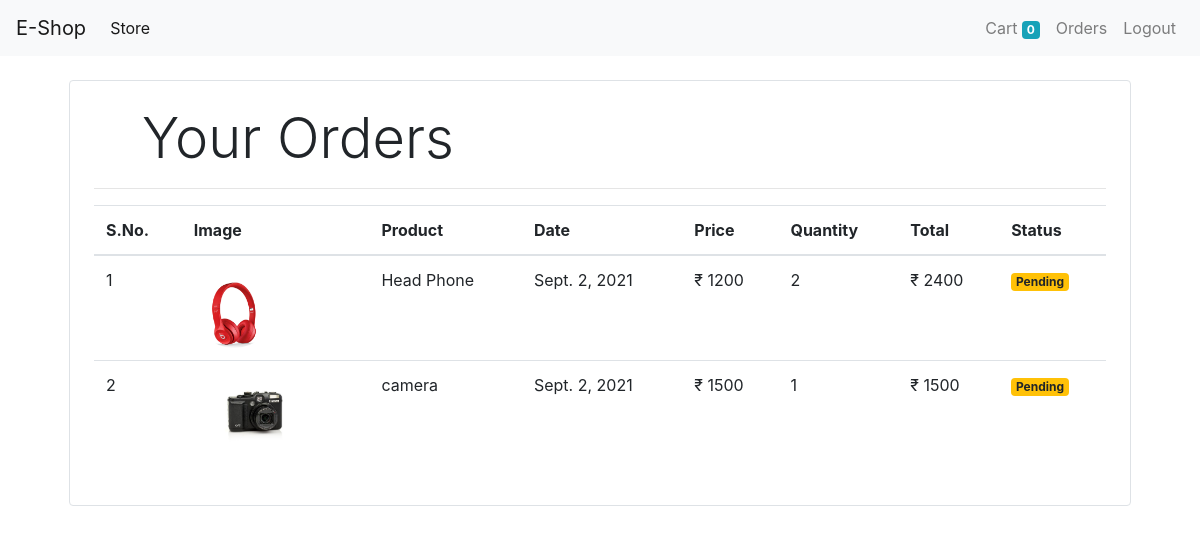
Page /order (signed in) on the committed database.
### core/models.py (models this page shows, shortened)
class Order(models.Model):
    product = models.ForeignKey(Product,on_delete=models.CASCADE)
    customer = models.ForeignKey(Customer,on_delete=models.CASCADE)
    quantity = models.IntegerField(default=1)
    price = models.IntegerField()
    address = models.CharField(max_length=100,default='',blank=True)
    phone = models.CharField(max_length=10,default='',blank=True)
    date = models.DateField(default=datetime.datetime.today)
    status = models.BooleanField(default=False)
    @staticmethod
    def get_order_by_customer(customer_id):
        return Order.objects.filter(customer=customer_id).order_by('-date')

class Product(models.Model):
    name = models.CharField(max_length=100)
    price = models.IntegerField(default=0)
    category = models.ForeignKey(Category,on_delete=models.CASCADE, default=1)
    description = models.CharField(max_length=200,default='',null=True,blank=True)
    image = models.ImageField(upload_to='media/products')

### core/views.py (the view)
# urls.py: path('order',OrderView.as_view(),name='order'),
class OrderView(View):
    @method_decorator(auth_middleware)
    def get(self,request):
        customer = request.session.get('customer')
        orders = Order.get_order_by_customer(customer)
        print(orders)
        orders = orders.reverse()
        return render(request,'order.html',{'orders':orders})

### core/templatetags/custom_filter.py (called while the page is built)
@register.filter(name='currency')
def currency(number):
    return "₹ "+str(number)

@register.filter(name='multiply')
def multiply(number,number1):
    return number * number1

### core/templates/order.html
{% extends 'base.html' %}
{% block content %}
{% load cart %}
{% load custom_filter %}
<div class="container">
    <div class='border rounded p-4 m-4'>
        <p class='display-4 pl-4 ml-4'>Your Orders</p>
        <hr>
        <table class="table">
            <thead>
                <tr>
                    <th>S.No.</th>
                    <th>Image</th>
                    <th>Product</th>
                    <th>Date</th>
                    <th>Price</th>
                    <th>Quantity</th>
                    <th>Total</th>
                    <th>Status</th>
                </tr>
            </thead>
            <tbody>
                {% for order in orders %}
                <tr>
                    <td>{{forloop.counter}}</td>
                    <td><img src='{{order.product.image.url}}' class='rounded-circle' style='height:80px;'></td>
                    <td>{{order.product.name}}</td>
                    <td>{{order.date}}</td>
                    <td>{{order.price|currency}}</td>
                    <td >{{order.quantity}}</td>
                    <td>{{order.quantity|multiply:order.price|currency}}</td>
                    {% if order.status%}
                    <td ><small class='badge badge-success'>Completed</small></td>
                    {% else %}
                    <td><small class="badge badge-warning">Pending</small></td>
                    {% endif %}
                </tr>
                {% endfor %}
            </tbody>
        </table>
    </div>
</div>
{% endblock content %}

### rows in the picture
Order: product.image (picture), product.name "Head Phone", date "Sept. 2, 2021", price "₹ 1200", quantity "2", quantity|multiply "₹ 2400", status "Pending"
Order: product.image (picture), product.name "camera", date "Sept. 2, 2021", price "₹ 1500", quantity "1", quantity|multiply "₹ 1500", status "Pending"

### other values in the picture
{{ request.session.cart.keys|length }} "0"
